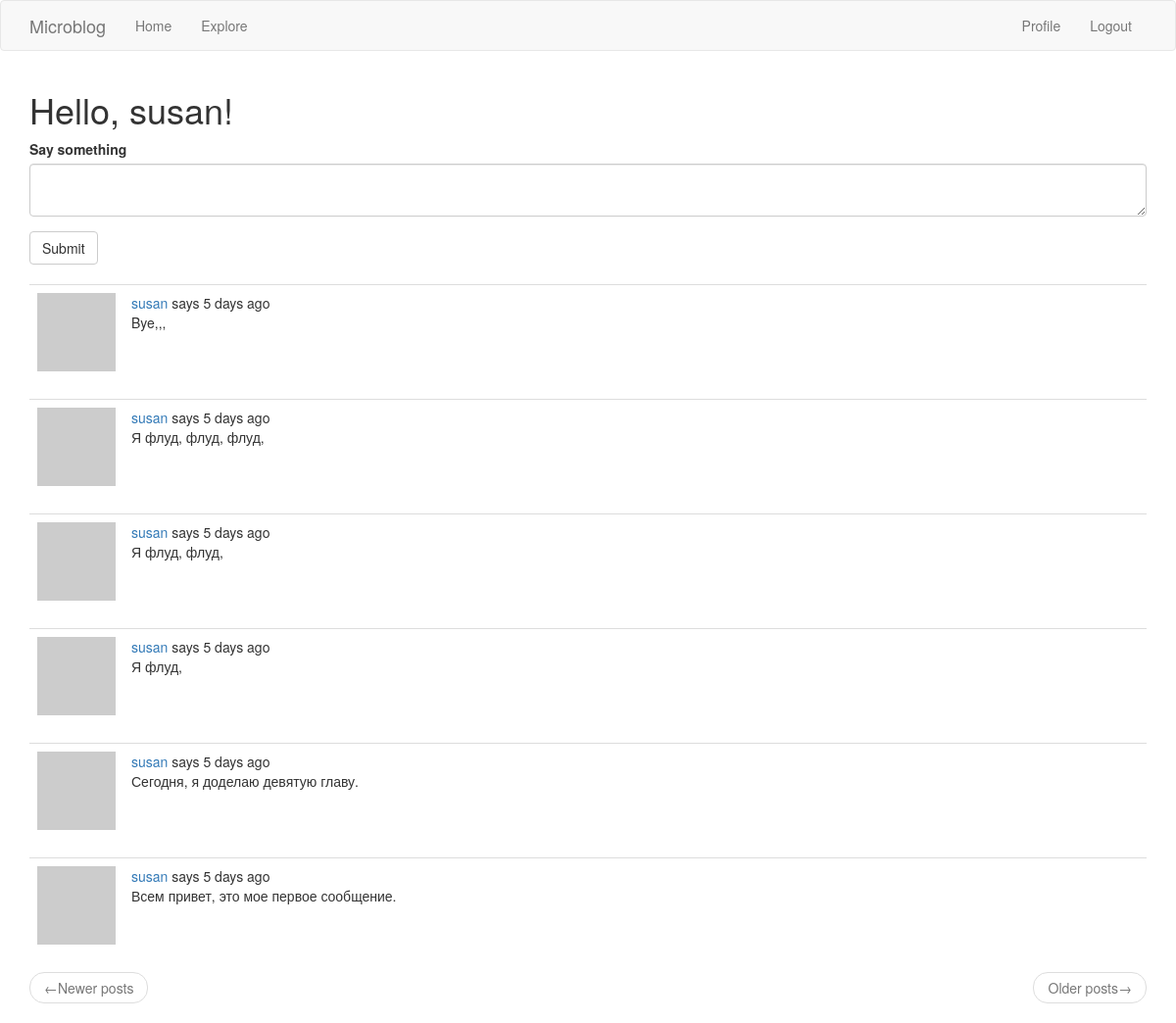
The app's page /index (signed in) with its own data.
### app/models.py (models this page shows, shortened)
class User(UserMixin, db.Model):
    id = db.Column(
        db.Integer,
        primary_key=True,
    )
    username = db.Column(
        db.String(64),
        index=True,
        unique=True,
    )
    email = db.Column(
        db.String(120),
        index=True,
        unique=True,
    )
    password_hash = db.Column(
        db.String(128),
    )
    about_me = db.Column(
        db.String(140)
    )
    last_seen = db.Column(
        db.DateTime, default=datetime.utcnow
    )
    posts = db.relationship(
        'Post',
        backref='author',
        lazy='dynamic',
    )
    followed = db.relationship(
        'User',
        secondary=followers,
        primaryjoin=(followers.c.follower_id == id),
        secondaryjoin=(followers.c.followed_id == id),
        backref=db.backref('followers', lazy='dynamic'),
        lazy='dynamic',
    )
    def avatar(self, size):
        digest = md5(self.email.lower().encode('utf-8')).hexdigest()
        return f'https://www.gravatar.com/avatar/{digest}?d=identicon&s={size}'
    def followed_posts(self):
        followed = Post.query.join(
            followers, (followers.c.followed_id == Post.user_id)
        ).filter(followers.c.follower_id == self.id)
        own = Post.query.filter_by(user_id=self.id)
        return followed.union(own).order_by(Post.timestamp.desc())

class Post(db.Model):
    id = db.Column(
        db.Integer,
        primary_key=True,
    )
    body = db.Column(
        db.String(140),
    )
    timestamp = db.Column(
        db.DateTime,
        index=True,
        default=datetime.utcnow,
    )
    user_id = db.Column(
        db.Integer(),
        db.ForeignKey('user.id'),
    )

### app/routes.py (the view)
@app.route('/', methods=['GET', 'POST'])
@app.route('/index', methods=['GET', 'POST'])
@login_required
def index():
    form = PostForm()
    if form.validate_on_submit():
        post = Post(body=form.post.data, author=current_user)
        db.session.add(post)
        db.session.commit()
        flash('Your post is now live!')
        return redirect(url_for('index'))
    page = request.args.get('page', 1, type=int)
    posts = current_user.followed_posts().paginate(
        page=page, per_page=app.config['POSTS_PER_PAGE'], error_out=False)
    next_url = url_for('index', page=posts.next_num) \
        if posts.has_next else None
    prev_url = url_for('index', page=posts.prev_num) \
        if posts.has_prev else None
    context = {
        'title': 'Home Page',
        'form': form,
        'posts': posts.items,
        'next_url': next_url,
        'prev_url': prev_url,
    }
    return render_template('index.html', **context)

### app/forms.py
class PostForm(FlaskForm):
    post = TextAreaField(
        'Say something',
        validators=[DataRequired(), Length(min=1, max=140)]
    )
    submit = SubmitField('Submit')

### app/models.py (called while the page is built)
@login.user_loader
def load_user(id):
    return User.query.get(int(id))

### app/routes.py (called while the page is built)
@app.before_request
def before_request():
    if current_user.is_authenticated:
        current_user.last_seen = datetime.utcnow()
        db.session.commit()

### app/templates/index.html
{% extends 'base.html' %}
{% import 'bootstrap/wtf.html' as wtf %}
{% block app_content %}
  <h1>Hello, {{ current_user.username }}!</h1>
  {% if form %}
    {{ wtf.quick_form(form) }}
    <br>
  {% endif %}
  {% for post in posts %}
      {% include '_post.html' %}
  {% endfor %}
  <nav aria-label="...">
    <ul class="pager">
      <li class="previous {% if not prev_url %} disabled {% endif %}">
        <a href="{{ prev_url or '#' }}">
          <span aria-hidden="true">&larr;</span>Newer posts
        </a>
      </li>
      <li class="next {% if not next_url %} disabled {% endif %}">
        <a href="{{ next_url or '#' }}">
          Older posts<span aria-hidden="true">&rarr;</span>
        </a>
      </li>
    </ul>
  </nav>
{% endblock app_content %}

### app/templates/_post.html
<table class="table table-hover">
  <tr>
    <td width="70px">
      <a href="{{ url_for('user', username=post.author.username) }}">
        <img src="{{ post.author.avatar(70) }}">
      </a>
    </td>
    <td>
      <a href="{{ url_for('user', username=post.author.username) }}">
        {{ post.author.username }}
      </a>
      says {{ moment(post.timestamp).fromNow() }}
      <br>
      {{ post.body }}
    </td>
  </tr>
</table>

### records on screen
User: username "susan"
Post: author.username "susan", timestamp "5 days ago", body "Bye,,,"
Post: author.username "susan", timestamp "5 days ago", body "Я флуд, флуд, флуд,"
Post: author.username "susan", timestamp "5 days ago", body "Я флуд, флуд,"
Post: author.username "susan", timestamp "5 days ago", body "Я флуд,"
Post: author.username "susan", timestamp "5 days ago", body "Сегодня, я доделаю девятую главу."
Post: author.username "susan", timestamp "5 days ago", body "Всем привет, это мое первое сообщение."
